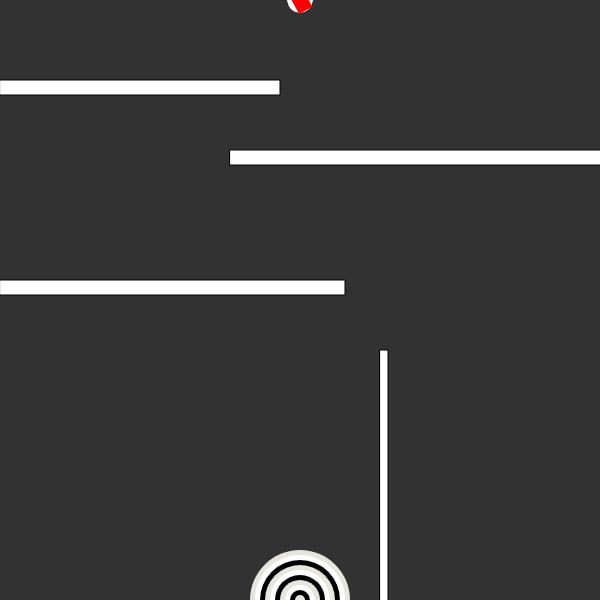
Frame 1 (no input)
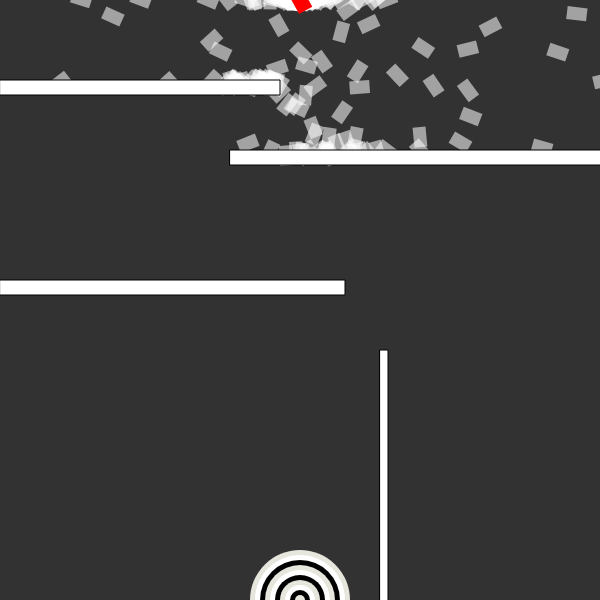
Frame 60 (no input)
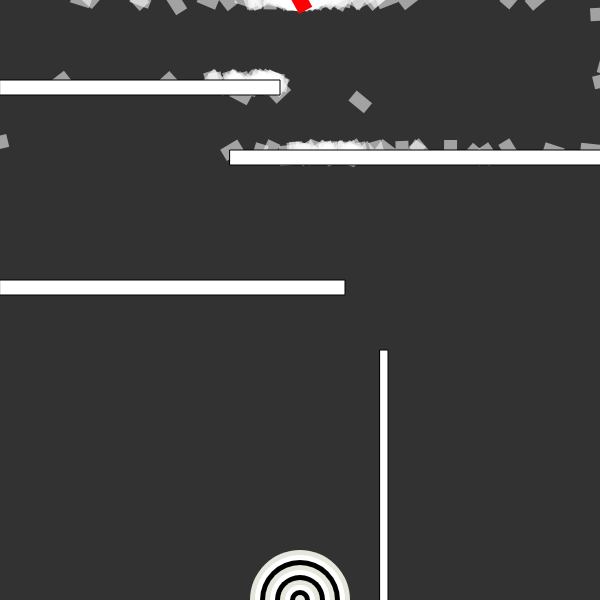
Frame 120 (the mouse pressed at the canvas centre since frame 60)

The p5.js sketch that drew these frames (run headless with seeded random() and noise() and a simulated clock; from frame 60 on, the mouse is pressed at the canvas centre):

// p5.js sketch
// ── sketch.js
var population;
var lifespan = 300;
var lifeP;
var fitnessP;
var bestFitness = 0;
var count = 0;
var target;
var maxForce = 0.7;
var bestDNA;
var bestRocket;
var bestTime = Infinity;
var countt;
var first = Infinity;
var firstt;
var rx = 0;
var ry = 280;
var rw = 345;
var rh = 15;

var rx1 = 230;
var ry1 = 150;
var rw1 = 375;
var rh1 = 15;

var rx2 = 0;
var ry2 = 80;
var rw2 = 280
var rh2 = 15;

var rx3 = 380;
var ry3 = 350;
var rw3 = 8;
var rh3 = 260;
var y = 500;

var inp;

function setup() {
    createCanvas(600, 600);
    population = new Population(y);
    lifeP = createP();
    fitnessP = createP();
    countt = createP();
    firstt = createP();
    inp = createP();
    target = createVector(width / 2, height);
    bestDNA = new DNA();
    bestRocket = new Rocket(bestDNA);

    inp.html("Population Size");
    input = createInput(value = 500);
    input.position(120, 750);
    button = createButton('submit');
    button.position(input.x + input.width, 750);
    button.mousePressed(() => {
        console.log(input.value());
        y = input.value();
        population = new Population(y);
    })


}
var co = 0;

function draw() {
    background(50);
    population.run();

    bestRocket.update();
    bestRocket.showHighlighted();
    countt.html("Generations: " + co);
    firstt.html('First Success: ' + first);
    lifeP.html("Best Time: " + bestTime);
    fitnessP.html("Best Fitness: " + bestFitness);
    count++;

    if (count == lifespan) {
        count = 0;
        co = co + 1;
        //population = new Population();
        population.evaluate();
        population.selection();
        bestRocket = new Rocket(bestDNA);
    }

    fill(255);
    rect(rx, ry, rw, rh);
    rect(rx1, ry1, rw1, rh1);
    rect(rx2, ry2, rw2, rh2);
    rect(rx3, ry3, rw3, rh3);
    rect(target.x, target.y, 50, 50)
    ellipse(target.x, target.y, 16)
    const ctx = canvas.getContext('2d');

    const colors = ['#E7E6DD', 'White', 'Black'];
    const outerRadius = 50;
    let bandSize = 5; // this would be where you put the value for your slider

    for (let r = outerRadius, colorIndex = 0; r > 0; r -= bandSize, colorIndex = (colorIndex + 1) % colors.length) {
        ctx.fillStyle = colors[colorIndex];
        ctx.beginPath();
        ctx.arc(target.x, target.y, r, 0, Math.PI * 2);
        ctx.closePath();
        ctx.fill();
    }
}


function Population(y) {
    this.rockets = [];
    this.popsize = y;
    this.matingpool = [];

    for (var i = 0; i < this.popsize; i++) {
        this.rockets[i] = new Rocket();
    }

    this.run = function() {
        for (var i = 0; i < this.popsize; i++) {
            this.rockets[i].update();
            this.rockets[i].show();
        }
    }

    this.evaluate = function() {
        var maxfit = 0;
        for (var i = 0; i < this.popsize; i++) {
            this.rockets[i].calcFitness();
            if (this.rockets[i].fitness > maxfit) {
                maxfit = this.rockets[i].fitness;
                bestDNA = this.rockets[i].dna;
            }
        }

        if (maxfit > bestFitness)
            bestFitness = maxfit;

        for (var i = 0; i < this.popsize; i++) {
            this.rockets[i].fitness /= maxfit;
        }

        this.matingpool = [];
        for (var i = 0; i < this.popsize; i++) {
            var n = this.rockets[i].fitness * 100;
            for (var j = 0; j < n; j++)
                this.matingpool.push(this.rockets[i]);
        }

    }

    this.selection = function() {
        var newRockets = [];

        for (var i = 0; i < this.rockets.length; i++) {
            var parentA = random(this.matingpool).dna;
            var parentB = random(this.matingpool).dna;
            var child = parentA.crossover(parentB);
            child.mutation();
            newRockets[i] = new Rocket(child)
        }

        this.rockets = newRockets;
    }
}



function DNA(genes) {
    if (genes) {
        this.genes = genes;
    } else {
        this.genes = []
        for (var i = 0; i < lifespan; i++) {
            this.genes[i] = p5.Vector.random2D();
            this.genes[i].setMag(maxForce);
        }
    }


    this.crossover = function(partner) {
        var newgenes = [];
        var mid = floor(random(this.genes.length));
        for (var i = 0; i < this.genes.length; i++) {
            if (i > mid)
                newgenes[i] = this.genes[i];
            else
                newgenes[i] = partner.genes[i];
        }

        return new DNA(newgenes);
    }

    this.mutation = function() {
        for (var i = 0; i < this.genes.length; i++) {
            if (random(1) < 0.025) {
                this.genes[i] = p5.Vector.random2D();
                this.genes[i].setMag(maxForce);
            }
        }
    }
}

function Rocket(dna) {
    this.pos = createVector(width / 2, 0);
    this.vel = createVector();
    this.acc = createVector();
    this.fitness = 0;
    this.completed = false;
    this.crashed = false;
    this.time = 0;
    if (dna)
        this.dna = dna;
    else
        this.dna = new DNA();

    this.applyForce = function(force) {
        this.acc.add(force);
    }

    this.reset = function() {
        this.pos = createVector(width / 2, 0);
        this.vel = createVector();
        this.acc = createVector();
        this.fitness = 0;
        this.completed = false;
        this.crashed = false;
        this.time = 0;
    }

    this.update = function() {
        var d = dist(this.pos.x, this.pos.y, target.x, target.y)
        if (d < 10) {
            this.completed = true;
            this.pos = target.copy();
            if (this.time == 0)
                this.time = count;
        }

        if (this.pos.x > rx && this.pos.x < rx + rw && this.pos.y > ry && this.pos.y < ry + rh) {
            this.crashed = true;
            if (this.time == 0)
                this.time = count;
        }

        if (this.pos.x > rx1 && this.pos.x < rx1 + rw1 && this.pos.y > ry1 && this.pos.y < ry1 + rh1) {
            this.crashed = true;
            if (this.time == 0)
                this.time = count;
        }
        if (this.pos.x > rx2 && this.pos.x < rx2 + rw2 && this.pos.y > ry2 && this.pos.y < ry2 + rh2) {
            this.crashed = true;
            if (this.time == 0)
                this.time = count;
        }
        if (this.pos.x > rx3 && this.pos.x < rx3 + rw3 && this.pos.y > ry3 && this.pos.y < ry3 + rh3) {
            this.crashed = true;
            if (this.time == 0)
                this.time = count;
        }
        if (this.pos.x > width || this.pos.x < 0) {
            this.crashed = true;
            if (this.time == 0)
                this.time = count;
        }

        if (this.pos.y > height || this.pos.y < 0) {
            this.crashed = true;
            if (this.time == 0)
                this.time = count;
        }

        this.applyForce(this.dna.genes[count]);

        if (!this.completed && !this.crashed) {
            this.vel.add(this.acc);
            this.pos.add(this.vel);
            this.acc.mult(0);
        }
    }

    this.show = function() {
        push();
        noStroke();
        fill(255, 140);
        translate(this.pos.x, this.pos.y);
        rotate(this.vel.heading());
        rectMode(CENTER)
        rect(0, 0, 20, 13);
        pop();
    }

    this.showHighlighted = function() {
        push();
        noStroke();
        fill(255, 0, 0, 255);
        translate(this.pos.x, this.pos.y);
        rotate(this.vel.heading());
        rectMode(CENTER)
        rect(0, 0, 25, 15);
        pop();
    }

    this.calcFitness = function() {
        var d = dist(this.pos.x, this.pos.y, target.x, target.y);
        this.fitness = Math.pow(map(d, 0, height, height, 0), 2);

        if (this.completed) {
            if (bestTime == Infinity) {
                first = co;
            }
            if (this.time < bestTime) {
                bestTime = this.time;
                lifespan = bestTime + 10;
            }

            var multiplier = map(this.time, 0, lifespan, 25, 10);
            //console.log(multiplier);
            this.fitness *= multiplier;
        }

        if (this.crashed) {
            this.fitness /= d;
        }
    }
}
